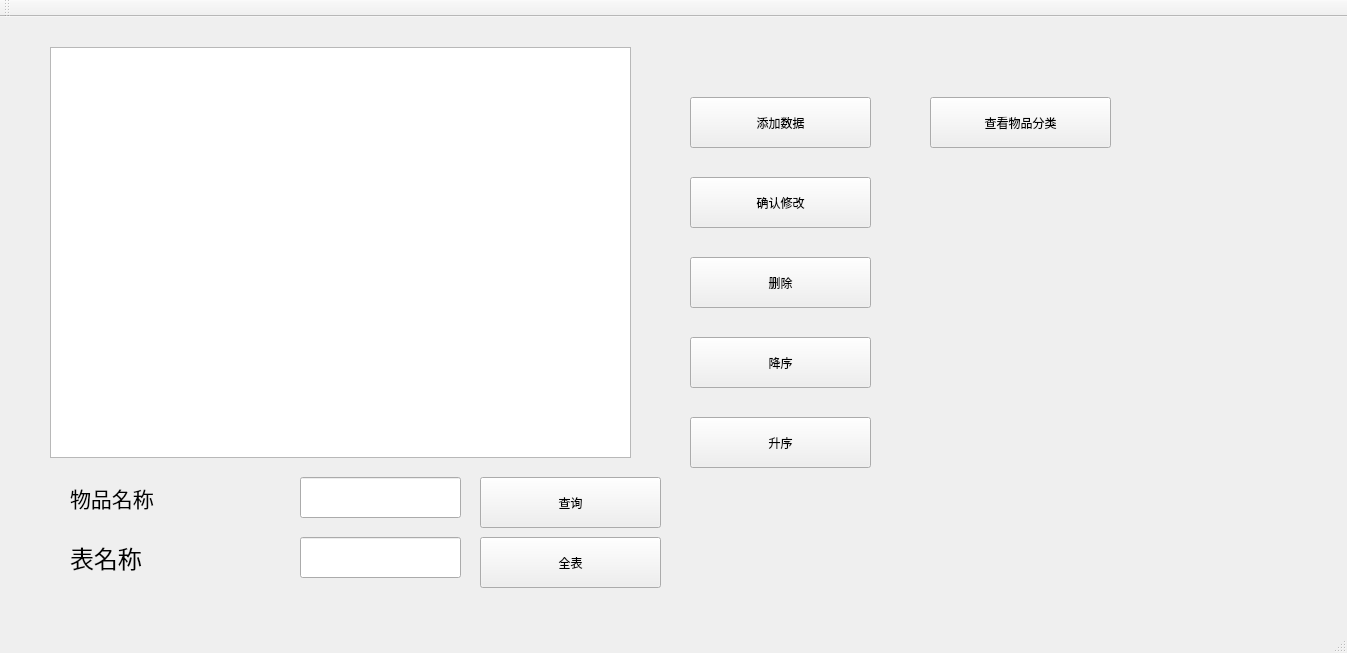
<?xml version="1.0" encoding="UTF-8"?>
<ui version="4.0">
 <class>MainWindow</class>
 <widget class="QMainWindow" name="MainWindow">
  <property name="geometry">
   <rect>
    <x>0</x>
    <y>0</y>
    <width>1347</width>
    <height>653</height>
   </rect>
  </property>
  <property name="windowTitle">
   <string>MainWindow</string>
  </property>
  <widget class="QWidget" name="centralWidget">
   <widget class="QPushButton" name="pushButton_2">
    <property name="geometry">
     <rect>
      <x>480</x>
      <y>460</y>
      <width>181</width>
      <height>51</height>
     </rect>
    </property>
    <property name="text">
     <string>查询</string>
    </property>
   </widget>
   <widget class="QTableView" name="tableView">
    <property name="geometry">
     <rect>
      <x>50</x>
      <y>30</y>
      <width>581</width>
      <height>411</height>
     </rect>
    </property>
   </widget>
   <widget class="QLineEdit" name="lineEdit">
    <property name="geometry">
     <rect>
      <x>300</x>
      <y>460</y>
      <width>161</width>
      <height>41</height>
     </rect>
    </property>
   </widget>
   <widget class="QPushButton" name="pushButton_1">
    <property name="geometry">
     <rect>
      <x>480</x>
      <y>520</y>
      <width>181</width>
      <height>51</height>
     </rect>
    </property>
    <property name="text">
     <string>全表</string>
    </property>
   </widget>
   <widget class="QLabel" name="label">
    <property name="geometry">
     <rect>
      <x>70</x>
      <y>460</y>
      <width>181</width>
      <height>41</height>
     </rect>
    </property>
    <property name="font">
     <font>
      <family>Agency FB</family>
      <pointsize>16</pointsize>
     </font>
    </property>
    <property name="text">
     <string>物品名称</string>
    </property>
   </widget>
   <widget class="QPushButton" name="pushButton_3">
    <property name="geometry">
     <rect>
      <x>690</x>
      <y>80</y>
      <width>181</width>
      <height>51</height>
     </rect>
    </property>
    <property name="text">
     <string>添加数据</string>
    </property>
   </widget>
   <widget class="QPushButton" name="pushButton_4">
    <property name="geometry">
     <rect>
      <x>690</x>
      <y>160</y>
      <width>181</width>
      <height>51</height>
     </rect>
    </property>
    <property name="text">
     <string>确认修改</string>
    </property>
   </widget>
   <widget class="QPushButton" name="pushButton_5">
    <property name="geometry">
     <rect>
      <x>690</x>
      <y>240</y>
      <width>181</width>
      <height>51</height>
     </rect>
    </property>
    <property name="text">
     <string>删除</string>
    </property>
   </widget>
   <widget class="QPushButton" name="pushButton_6">
    <property name="geometry">
     <rect>
      <x>690</x>
      <y>320</y>
      <width>181</width>
      <height>51</height>
     </rect>
    </property>
    <property name="text">
     <string>降序</string>
    </property>
   </widget>
   <widget class="QPushButton" name="pushButton_7">
    <property name="geometry">
     <rect>
      <x>690</x>
      <y>400</y>
      <width>181</width>
      <height>51</height>
     </rect>
    </property>
    <property name="text">
     <string>升序</string>
    </property>
   </widget>
   <widget class="QPushButton" name="pushButton_8">
    <property name="geometry">
     <rect>
      <x>930</x>
      <y>80</y>
      <width>181</width>
      <height>51</height>
     </rect>
    </property>
    <property name="text">
     <string>查看物品分类</string>
    </property>
   </widget>
   <widget class="QLabel" name="label_2">
    <property name="geometry">
     <rect>
      <x>70</x>
      <y>520</y>
      <width>191</width>
      <height>41</height>
     </rect>
    </property>
    <property name="font">
     <font>
      <family>Agency FB</family>
      <pointsize>18</pointsize>
     </font>
    </property>
    <property name="text">
     <string>表名称</string>
    </property>
   </widget>
   <widget class="QLineEdit" name="lineEdit_2">
    <property name="geometry">
     <rect>
      <x>300</x>
      <y>520</y>
      <width>161</width>
      <height>41</height>
     </rect>
    </property>
   </widget>
  </widget>
  <widget class="QMenuBar" name="menuBar">
   <property name="geometry">
    <rect>
     <x>0</x>
     <y>0</y>
     <width>1347</width>
     <height>17</height>
    </rect>
   </property>
  </widget>
  <widget class="QToolBar" name="mainToolBar">
   <attribute name="toolBarArea">
    <enum>TopToolBarArea</enum>
   </attribute>
   <attribute name="toolBarBreak">
    <bool>false</bool>
   </attribute>
  </widget>
  <widget class="QStatusBar" name="statusBar"/>
 </widget>
 <layoutdefault spacing="6" margin="11"/>
 <resources/>
 <connections/>
</ui>
